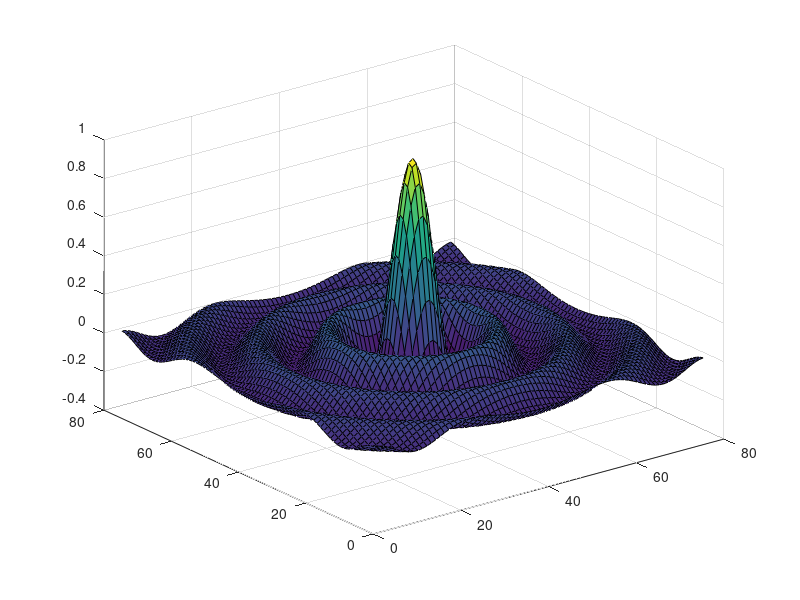

Source code (MATLAB): (Note: this script raises an error after producing the figure.)
% bounce 3D.m
% This script utilizes a nested for-loop
% to plot an interesting 3D surface.
clear all; close all; format compact; clc;
% make arrays using variables for easy scaling
scale = 6;
incr = 0.5;
x = [-scale*pi:incr:scale*pi];
y = [-scale*pi:incr:scale*pi];
% loop through the columns
for y_idx = 1:length(y)
% loop through the rows
for x_idx = 1:length(x)
% calculate the function
z(x_idx,y_idx) = sin(sqrt(x(x_idx)^2 + y(y_idx)^2))/sqrt(x(x_idx)^2 + y(y_idx)^2);
end
end
% plot surface and save handle
s = surf(z);
% use handle to set edge color
s.EdgeColor = 'None';